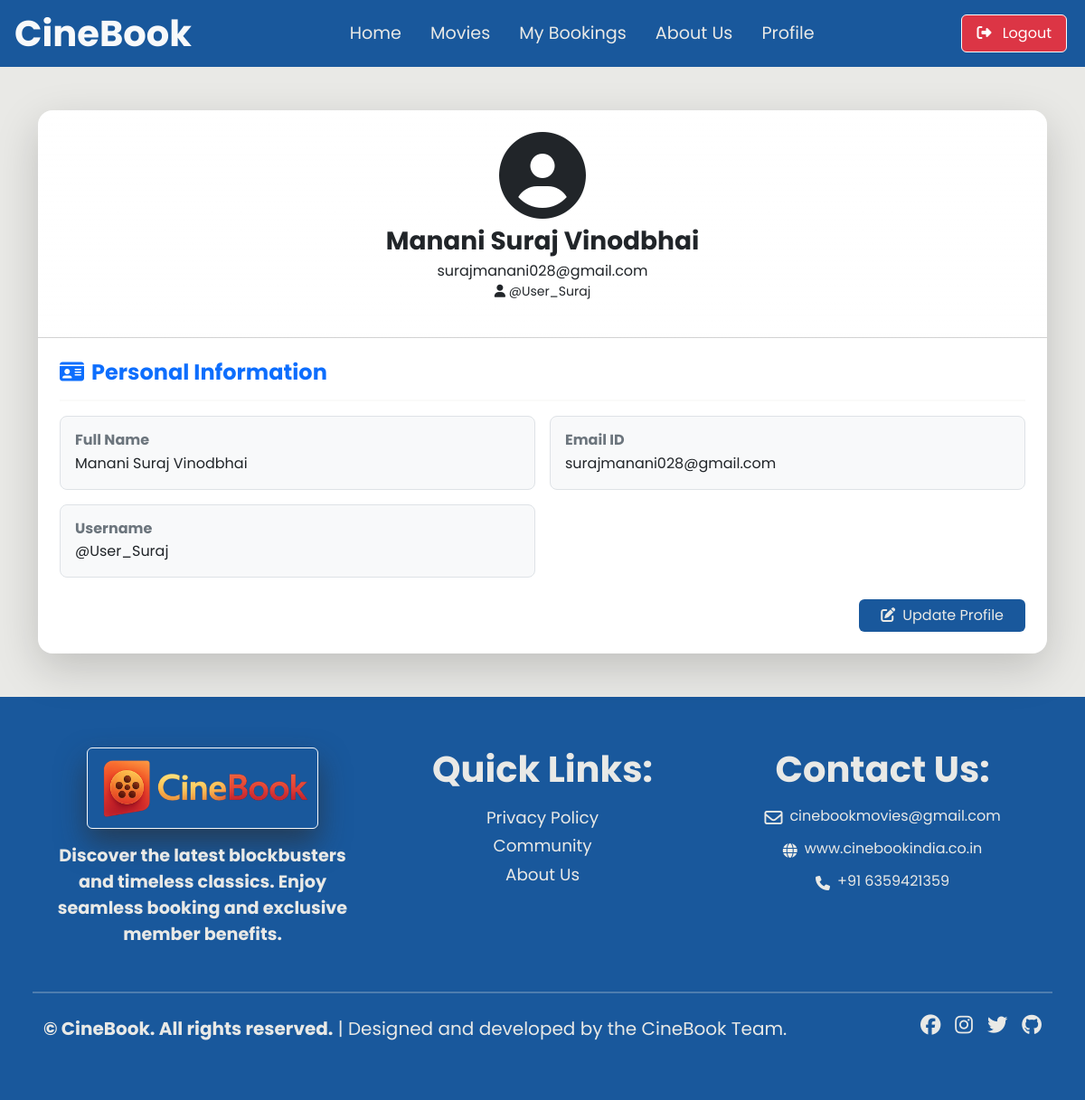
The app's page /profile.php?user_id=1 (signed in) with its own data.
### tables this page shows
CREATE TABLE users (
    user_id INT AUTO_INCREMENT PRIMARY KEY,
    fullname VARCHAR(100) NOT NULL,
    email VARCHAR(100) NOT NULL UNIQUE,
    username VARCHAR(50) NOT NULL UNIQUE,
    user_password VARCHAR(255) NOT NULL,
    created_at TIMESTAMP DEFAULT CURRENT_TIMESTAMP
);

### profile.php (the view, shortened to what this page needs)
<!DOCTYPE html>
<html lang="en">
<head>
    <link href="https://cdn.jsdelivr.net/npm/bootstrap@5.3.3/dist/css/bootstrap.min.css" rel="stylesheet">
    <link rel="stylesheet" href="https://cdnjs.cloudflare.com/ajax/libs/font-awesome/6.7.2/css/all.min.css" />
    <link rel="stylesheet" href="https://cdnjs.cloudflare.com/ajax/libs/slick-carousel/1.9.0/slick.css" />
    <link rel="stylesheet" href="https://cdnjs.cloudflare.com/ajax/libs/slick-carousel/1.9.0/slick-theme.css" />
    <link rel="stylesheet" href="assets/css/navbar.css">
    <link rel="stylesheet" href="assets/css/style.css" />
    <link rel="stylesheet" href="assets/css/footer.css" />
</head>
<body>
    <?php include 'includes/header.php'; ?>
    <div class="container my-5">
        <div class="card shadow-lg border-0 rounded-4 overflow-hidden">
            <div class="card-header bg-gradient text-white text-center py-4" style="background: linear-gradient(90deg, #4a90e2, #9013fe);">
                <div class="user-icon mb-2">
                    <i class="fa-solid fa-user-circle fa-6x text-dark"></i>
                </div>
                <?php
                require 'includes/dbconnection.php';
                if (isset($_GET['user_id'])) {
                    $user_id = intval($_GET['user_id']);
                    $sql_query = "SELECT * FROM users WHERE user_id = $user_id";
                    $result = mysqli_query($con, $sql_query);
                    if (mysqli_num_rows($result) > 0) {
                        $rows = mysqli_fetch_assoc($result);
                        $fullname = $rows['fullname'];
                        $username = $rows['username'];
                        $email = $rows['email'];
                        echo "
                        <h3 class='fw-bold mb-1 text-dark'>$fullname</h3>
                        <p class='m-0 text-dark'>$email</p>
                        <p class='text-light small text-dark'><i class='fa-solid fa-user '></i> @$username</p>
                    ";
                    } else {
                        echo "<p class='text-light'>User not found.</p>";
                    }
                }
                ?>
            </div>
            <div class="card-body p-4">
                <h4 class="fw-bold mb-3 text-primary"><i class="fa-solid fa-id-card me-2"></i>Personal Information</h4>
                <hr>
                <div class="row g-3">
                    <div class="col-md-6">
                        <div class="p-3 border rounded-3 bg-light">
                            <h6 class="fw-bold text-secondary mb-1">Full Name</h6>
                            <p class="mb-0"><?php echo $fullname ?? 'N/A'; ?></p>
                        </div>
                    </div>
                    <div class="col-md-6">
                        <div class="p-3 border rounded-3 bg-light">
                            <h6 class="fw-bold text-secondary mb-1">Email ID</h6>
                            <p class="mb-0"><?php echo $email ?? 'N/A'; ?></p>
                        </div>
                    </div>
                    <div class="col-md-6">
                        <div class="p-3 border rounded-3 bg-light">
                            <h6 class="fw-bold text-secondary mb-1">Username</h6>
                            <p class="mb-0">@<?php echo $username ?? 'N/A'; ?></p>
                        </div>
                    </div>
                </div>
                <div class="text-end mt-4">
                    <button class="btn btn-success px-4" data-bs-toggle="modal" data-bs-target="#updateProfile<?php echo $user_id; ?>">
                        <i class="fa-solid fa-pen-to-square me-2"></i>Update Profile
                    </button>
                </div>
            </div>
        </div>
    </div>
    <?php include 'includes/footer.php'; ?>
</body>
</html>

### assets/css/style.css (style rules this page uses)
* { margin: 0; padding: 0; font-family: poppins, sans-serif; }
body, html { background-color: #E9E9E6; color: #000000; }
.btn { background-color: #19589C; color: #E9E9E6; border: none; }

### assets/css/footer.css (style rules this page uses)
hr { border: 1px solid #E9E9E6; }

### records on screen
users: fullname "Manani Suraj Vinodbhai", email "surajmanani028@gmail.com", username "User_Suraj"
